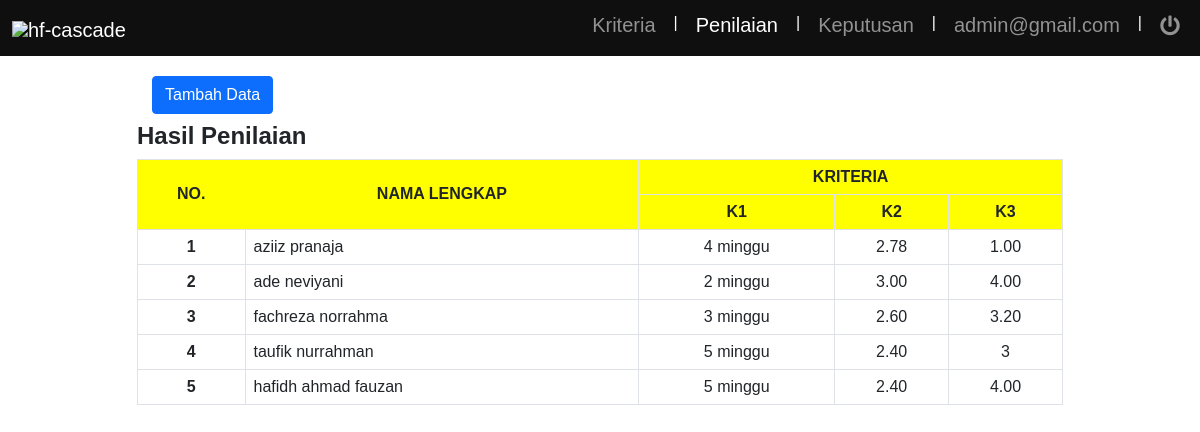
The page /spk_metode_saw/penilaian.php (signed in) on the database its author committed.
### tables this page shows
CREATE TABLE `tb_user` (
  `id_user` int(8) NOT NULL,
  `username` varchar(50) NOT NULL,
  `email` varchar(50) NOT NULL,
  `password` varchar(255) NOT NULL
);

CREATE TABLE `tb_hasil_penilaian` (
  `id_penilaian` int(2) NOT NULL,
  `nama` varchar(100) NOT NULL,
  `kehadiran` varchar(10) NOT NULL,
  `tugas` varchar(10) NOT NULL,
  `quiz_project` varchar(10) NOT NULL
);

### spk_metode_saw/koneksi.php (called while the page is built, shortened)
<?php
$conn = mysqli_connect("localhost", "root", "", "db_saw");
?>
<?php
function query($query)
{
    global $conn;
    $result = mysqli_query($conn, $query) or die(mysqli_error($conn));
    $boxs = [];
    while ($box = mysqli_fetch_assoc($result)) {
        $boxs[] = $box;
    }
    return $boxs;
}

### spk_metode_saw/penilaian.php (the view, shortened to what this page needs)
<?php
require "koneksi.php";
if (!isset($_SESSION["login"])) {
    header('location: login.php');
    exit;
} else {
    if (isset($_SESSION['id_user'])) {
        $my_id = $_SESSION['id_user'];
    } else {
        $my_id = $_COOKIE['id_user'];
    }
    $user = query("SELECT * FROM tb_user WHERE id_user = '$my_id' ")[0];
}
?>
<?php
$penilaian = query("SELECT * FROM tb_hasil_penilaian ORDER BY id_penilaian DESC");
?>
<!DOCTYPE html>
<html lang="en">
<head>
    <link rel="stylesheet" href="asset/bootstrap/css/bootstrap.min.css">
    <link rel="stylesheet" href="asset/fontawesome-free-5.15.3/css/all.css">
    <link rel="stylesheet" href="asset/style/index.css">
</head>
<body>
    <nav class="navbar navbar-expand-lg navbar-dark sticky-top">
        <div class="container-fluid">
            <a class="navbar-brand">
                <img src="asset/icons/hf_cascade_white.png" alt="hf-cascade" title="hf-cascade" width="120px">
            </a>
            <div class="fa-pull-right">
                <div class="collapse navbar-collapse" id="navbarNavDropdown">
                    <ul class="navbar-nav">
                        <li class="nav-item">
                            <a class="nav-link" href="index.php">Kriteria</a>
                        </li>
                        <p style="color: white; margin-left: 10px; margin-right: 10px; margin-top: 6px;">|</p>
                        <li class="nav-item">
                            <a class="nav-link active" href="#">Penilaian</a>
                        </li>
                        <p style="color: white; margin-left: 10px; margin-right: 10px; margin-top: 6px;">|</p>
                        <li class="nav-item">
                            <a class="nav-link" href="keputusan.php">Keputusan</a>
                        </li>
                        <p style="color: white; margin-left: 10px; margin-right: 10px; margin-top: 6px;">|</p>
                        <li class="nav-item">
                            <a class="nav-link" href="#"><?= $user["email"] ?></a>
                        </li>
                        <p style="color: white; margin-left: 10px; margin-right: 10px; margin-top: 6px;">|</p>
                        <li class="nav-item">
                            <a class="nav-link" href="logout.php">
                                <i class="fa fa-power-off"></i>
                            </a>
                        </li>
                    </ul>
                </div>
            </div>
        </div>
    </nav>
    <div class="container">
        <a href="tambah.php" class="btn btn-primary" style="margin-left: 110px;">Tambah Data</a>
        <div class="row justify-content-center">
            <div class="col-10 mt-2 mb-2">
                <h4 style="font-weight: bold;">Hasil Penilaian</h4>
                <table class="table table-bordered text-center align-middle">
                    <thead style="background-color: yellow;">
                        <tr>
                            <th rowspan="2" class="align-middle">NO.</th>
                            <th rowspan="2" class="align-middle">NAMA LENGKAP</th>
                            <th colspan="3">KRITERIA</th>
                        </tr>
                        <tr>
                            <th>K1</th>
                            <th>K2</th>
                            <th>K3</th>
                        </tr>
                    </thead>
                    <tbody>
                        <?php $no = 1; ?>
                        <?php foreach ($penilaian as $pn) : ?>
                            <tr>
                                <th><?= $no; ?></th>
                                <td class="text-start"><?= $pn['nama']; ?></td>
                                <td><?= $pn['kehadiran']; ?></td>
                                <td><?= $pn['tugas']; ?></td>
                                <td><?= $pn['quiz_project']; ?></td>
                            </tr>
                            <?php $no++; ?>
                        <?php endforeach; ?>
                    </tbody>
                </table>
            </div>
        </div>
    </div>
</body>
</html>

### spk_metode_saw/asset/style/index.css (style rules this page uses)
body { background-repeat: no-repeat; background-size: cover; font: 16px/18px arial; z-index: 1; }
body nav { background-color: rgba(15, 15, 15, 1); }
body nav .container-fluid a img { margin-top: -15px; margin-bottom: -15px; }
body nav .container-fluid .fa-pull-right .navbar-collapse ul li a { font-size: 20px; }
body .container { margin-top: 20px; }

### rows shown on the page
tb_user: email "admin@gmail.com"
tb_hasil_penilaian: nama "aziiz pranaja", kehadiran "4 minggu", tugas "2.78", quiz_project "1.00"
tb_hasil_penilaian: nama "ade neviyani", kehadiran "2 minggu", tugas "3.00", quiz_project "4.00"
tb_hasil_penilaian: nama "fachreza norrahma", kehadiran "3 minggu", tugas "2.60", quiz_project "3.20"
tb_hasil_penilaian: nama "taufik nurrahman", kehadiran "5 minggu", tugas "2.40", quiz_project "3"
tb_hasil_penilaian: nama "hafidh ahmad fauzan", kehadiran "5 minggu", tugas "2.40", quiz_project "4.00"
